Frame 1 (no input): blank canvas, image omitted
Frame 60 (the mouse pressed at the canvas centre just before this capture): blank canvas, image omitted
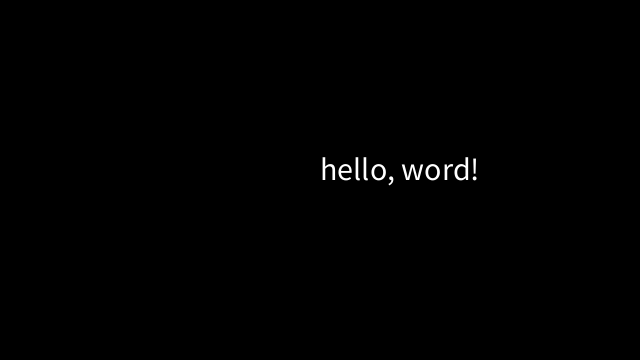
Frame 120 (the mouse held since frame 60 and released just before this capture)

The Processing sketch whose frames 1 and 60 were blank and that drew this single picture after the mouse press (run headless with seeded random() and noise(); from frame 60 on, the mouse is pressed at the canvas centre):

// Processing sketch: textHelloWorld
// ── textHelloWorld.pde
void setup()
{
  size(640, 360);
}


void draw()
{
  background(0, 0, 0);
  textSize(32);
  text("hello, word!", mouseX, mouseY);
}
